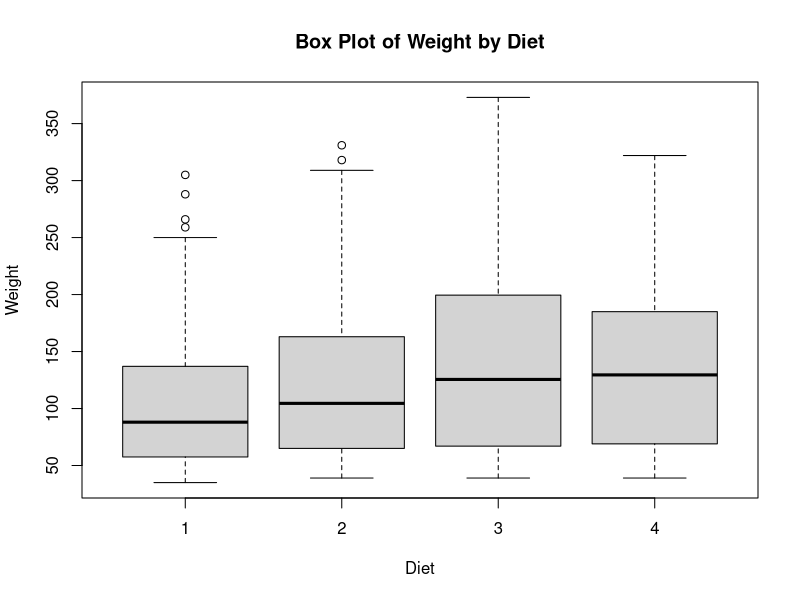
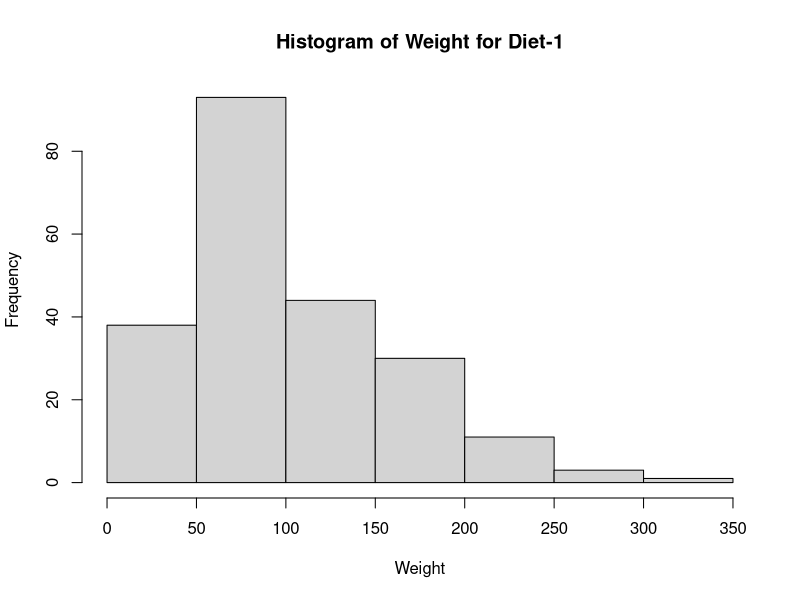
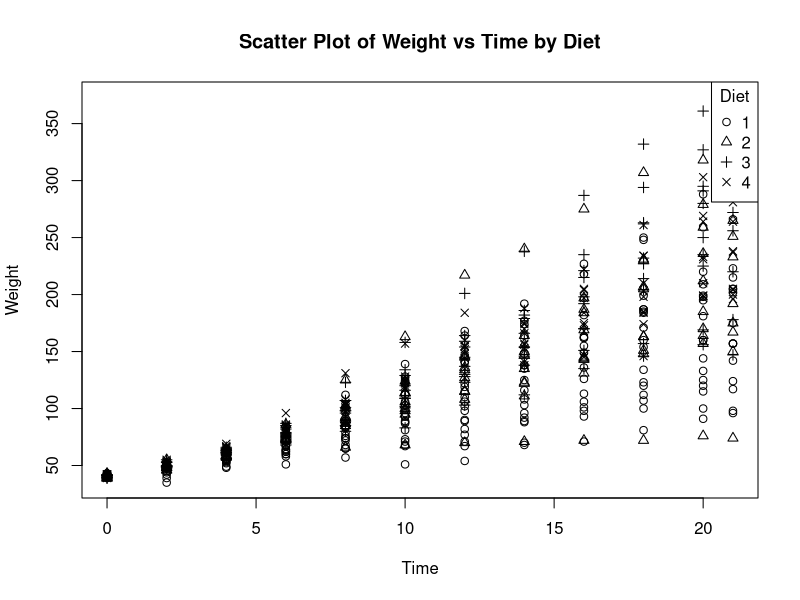

Write the R code that produced these figures, in order.
#1)
# Load the ChickWeight dataset
data(ChickWeight)

# Create a box plot for weight grouped by Diet
boxplot(weight ~ Diet, data = ChickWeight, main = "Box Plot of Weight by Diet", xlab = "Diet", ylab = "Weight")

#2)
weights_diet1 <- ChickWeight$weight[ChickWeight$Diet == 1]

# Create a histogram for weights in Diet-1 category
hist(weights_diet1, main = "Histogram of Weight for Diet-1", xlab = "Weight", ylab = "Frequency")

#3)
# Create a scatter plot for weight vs Time, grouped by Diet
plot(ChickWeight$Time, ChickWeight$weight, main = "Scatter Plot of Weight vs Time by Diet", xlab = "Time", ylab = "Weight", pch = as.integer(ChickWeight$Diet))
legend("topright", legend = levels(ChickWeight$Diet), pch = 1:4, title = "Diet")